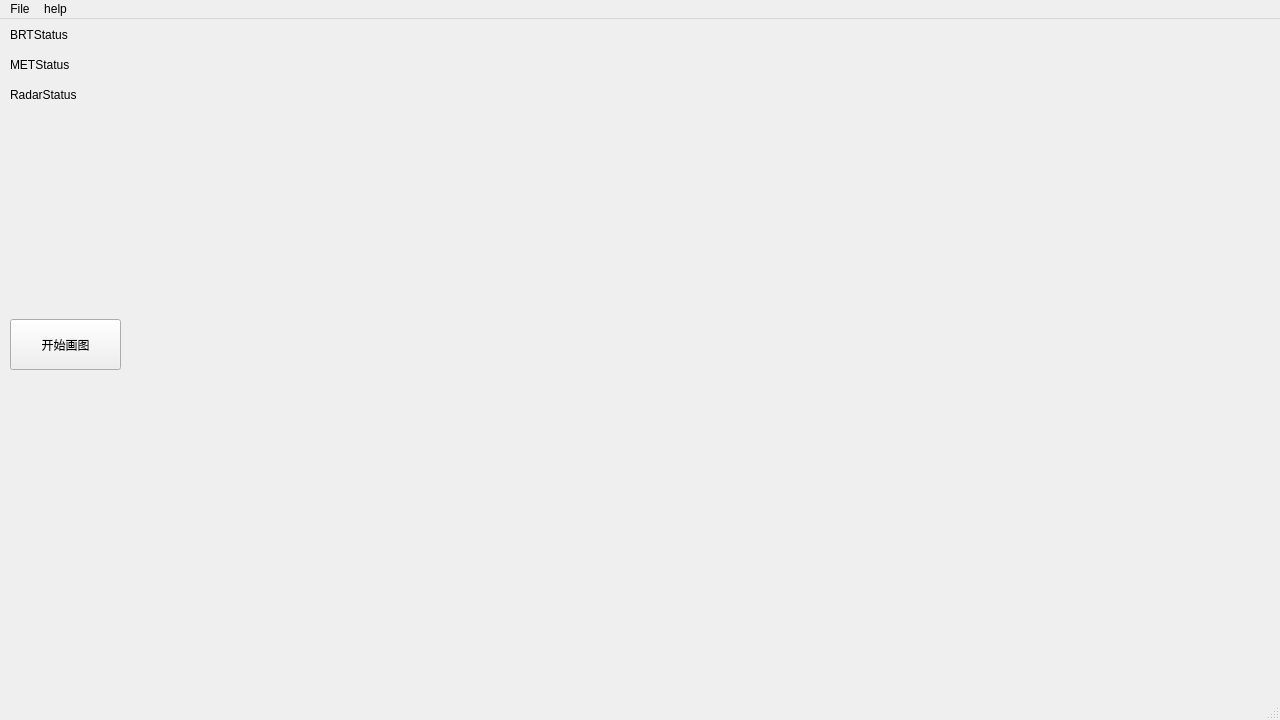
<?xml version="1.0" encoding="UTF-8"?>
<ui version="4.0">
 <class>MainWindow</class>
 <widget class="QMainWindow" name="MainWindow">
  <property name="geometry">
   <rect>
    <x>0</x>
    <y>0</y>
    <width>1280</width>
    <height>720</height>
   </rect>
  </property>
  <property name="windowTitle">
   <string>MainWindow</string>
  </property>
  <widget class="QWidget" name="centralwidget">
   <widget class="QWidget" name="Plotwidget" native="true">
    <property name="geometry">
     <rect>
      <x>130</x>
      <y>80</y>
      <width>751</width>
      <height>471</height>
     </rect>
    </property>
   </widget>
   <widget class="QPushButton" name="Retrieve_Button">
    <property name="geometry">
     <rect>
      <x>10</x>
      <y>300</y>
      <width>111</width>
      <height>51</height>
     </rect>
    </property>
    <property name="text">
     <string>开始画图</string>
    </property>
   </widget>
   <widget class="QLabel" name="BRT_label">
    <property name="geometry">
     <rect>
      <x>10</x>
      <y>0</y>
      <width>121</width>
      <height>31</height>
     </rect>
    </property>
    <property name="text">
     <string>BRTStatus</string>
    </property>
   </widget>
   <widget class="QLabel" name="MET_label">
    <property name="geometry">
     <rect>
      <x>10</x>
      <y>30</y>
      <width>121</width>
      <height>31</height>
     </rect>
    </property>
    <property name="text">
     <string>METStatus</string>
    </property>
   </widget>
   <widget class="QLabel" name="Radar_label">
    <property name="geometry">
     <rect>
      <x>10</x>
      <y>60</y>
      <width>121</width>
      <height>31</height>
     </rect>
    </property>
    <property name="text">
     <string>RadarStatus</string>
    </property>
   </widget>
  </widget>
  <widget class="QMenuBar" name="menubar">
   <property name="geometry">
    <rect>
     <x>0</x>
     <y>0</y>
     <width>1280</width>
     <height>23</height>
    </rect>
   </property>
   <widget class="QMenu" name="menuFile">
    <property name="title">
     <string>File</string>
    </property>
    <addaction name="actionOpenBrtFile"/>
    <addaction name="actionOpenMetFile"/>
    <addaction name="actionOpenRadarFile"/>
   </widget>
   <widget class="QMenu" name="menuhelp">
    <property name="title">
     <string>help</string>
    </property>
    <addaction name="actionHelpImformation"/>
   </widget>
   <addaction name="menuFile"/>
   <addaction name="menuhelp"/>
  </widget>
  <widget class="QStatusBar" name="statusbar"/>
  <action name="actionOpenBrtFile">
   <property name="icon">
    <iconset>
     <normaloff>C:/Users/hasee/Desktop/python test/dabao/OpenBrt.png</normaloff>C:/Users/hasee/Desktop/python test/dabao/OpenBrt.png</iconset>
   </property>
   <property name="text">
    <string>OpenBrtFile</string>
   </property>
   <property name="shortcut">
    <string>Ctrl+Q</string>
   </property>
  </action>
  <action name="actionCloseApp">
   <property name="icon">
    <iconset>
     <normaloff>C:/Users/hasee/Desktop/python test/dabao/CloseApp.png</normaloff>C:/Users/hasee/Desktop/python test/dabao/CloseApp.png</iconset>
   </property>
   <property name="text">
    <string>CloseApp</string>
   </property>
  </action>
  <action name="actionHelpImformation">
   <property name="icon">
    <iconset>
     <normaloff>C:/Users/hasee/Desktop/python test/dabao/help.png</normaloff>C:/Users/hasee/Desktop/python test/dabao/help.png</iconset>
   </property>
   <property name="text">
    <string>HelpImformation</string>
   </property>
  </action>
  <action name="actionOpenMetFile">
   <property name="text">
    <string>OpenMetFile</string>
   </property>
  </action>
  <action name="actionOpenRadarFile">
   <property name="text">
    <string>OpenRadarFile</string>
   </property>
  </action>
 </widget>
 <resources/>
 <connections/>
</ui>
